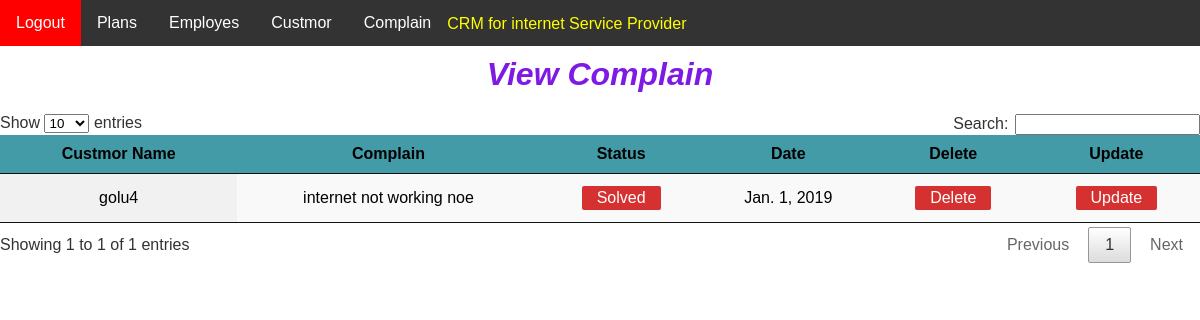
The page /auth/complainview/ (signed in) on the database its author committed.
### desh/models.py (models this page shows, shortened)
class Compalin(models.Model):
	custmor= models.ForeignKey(Custmor, on_delete=models.CASCADE,related_name='users')
	description=models.CharField(max_length=500)
	date=models.DateField()
	status=models.CharField(max_length=20,choices=status,default=status[1][0])

class Custmor(models.Model):
	name=models.CharField(max_length=50)
	contact=models.CharField(max_length=50)
	email=models.EmailField()
	age=models.IntegerField()
	region=models.CharField(max_length=10, choices=region)
	gander=models.CharField(max_length=10, choices=choise)
	business=models.CharField(max_length=10, choices=business)
	plan= models.ForeignKey(Plans, on_delete=models.CASCADE,related_name='plan')
	def __str__(self):
		return ( self.name +str(self.id))

### desh/views.py (the view)
# urls.py: path('complainview/',ComplainView.as_view(),name='complainview'),
class ComplainView(LoginRequiredMixin,ListView):
	model=Compalin
	template_name='complainview.html'
	context_object_name = 'object'

### template/complainview.html (shortened to what this page needs)
{% extends 'base.html' %}
{% load staticfiles %}
{% block content %}
<h1>View Complain</h1>
<table id="myTable" style="{width: 600px; margin-top: 300px;}" class="display">
    <thead>
    <tr>
    <th>Custmor Name</th>
    <th>Complain</th>
    <th>Status</th>
    <th>Date</th>
    <th>Delete</th>
    <th>Update</th>
    </tr>
    </thead>
    <tbody>
         {% for x in object %}
  <tr class="tablecenter">
    <td style="{text-align: center;}">{{x.custmor}}</td>
    <td style="{text-align: center;}">{{x.description}}</td>
    <td style="{text-align: center;}"><a class='a1' href="{% url 'complainupdatestatus' x.id %}">{{x.status}}</td>
    <td style="{text-align: center;}">{{x.date}}</td>
    <td><a class='a1' href="{% url 'complaindelete' x.id %}">Delete </a></td>
    <td><a class='a1' href="{% url 'complainupdate' x.id %}">Update </a></td>
  </tr>
  {% endfor %}
</tbody>
</table>
    <link rel="stylesheet" type="text/css" href="{% static 'my.css' %}">
{% endblock %}

### static/my.css (style rules this page uses)
.a1:link { background-color: #d63131; border: none; color: white; text-align: center; text-decoration: none; display: inline-block; font-size: 16px; margin: 4px 2px; cursor: pointer; padding: 3px 15px; border-radius: 2px; }
.tablecenter { text-align: center; }
h1 { margin-top: 10px; color: RGB(127, 26, 229); font-style: italic; text-align: center; }
table.dataTable { margin-top: 200px; width: 100%; clear: both; border-collapse: separate; border-spacing: 0 }
table.dataTable thead th, table.dataTable tfoot th { font-weight: bold }
table.dataTable thead { background-color: #439ba8; }
table.dataTable thead th, table.dataTable thead td { padding: 10px 18px; border-bottom: 1px solid #111 }
table.dataTable thead .sorting, table.dataTable thead .sorting_asc, table.dataTable thead .sorting_desc, table.dataTable thead .sorting_asc_disabled, table.dataTable thead .sorting_desc_disabled { cursor: pointer; *cursor: hand; background-repeat: no-repeat; background-position: center right }
table.dataTable thead .sorting { background-image: url("../images/sort_both.png") }
table.dataTable thead .sorting_asc { background-image: url("../images/sort_asc.png") }
table.dataTable tbody tr { background-color: #ffffff }
table.dataTable tbody th, table.dataTable tbody td { padding: 8px 10px }
table.dataTable.row-border tbody th, table.dataTable.row-border tbody td, table.dataTable.display tbody th, table.dataTable.display tbody td { border-top: 1px solid #ddd }
table.dataTable.row-border tbody tr:first-child th, table.dataTable.row-border tbody tr:first-child td, table.dataTable.display tbody tr:first-child th, table.dataTable.display tbody tr:first-child td { border-top: none }
table.dataTable.stripe tbody tr.odd, table.dataTable.display tbody tr.odd { background-color: #f9f9f9 }
table.dataTable.order-column tbody tr>.sorting_1, table.dataTable.order-column tbody tr>.sorting_2, table.dataTable.order-column tbody tr>.sorting_3, table.dataTable.display tbody tr>.sorting_1, table.dataTable.display tbody tr>.sorting_2, table.dataTable.display tbody tr>.sorting_3 { background-color: #fafafa }
table.dataTable.display tbody tr.odd>.sorting_1, table.dataTable.order-column.stripe tbody tr.odd>.sorting_1 { background-color: #f1f1f1 }
table.dataTable.no-footer { border-bottom: 1px solid #111 }
table.dataTable, table.dataTable th, table.dataTable td { box-sizing: content-box }

### template/base.html (style rules this page uses)
body { font-family: Arial, Helvetica, sans-serif; padding: 0px; margin: 0px; }

### rows shown on the page
Compalin: custmor "golu4", description "internet not working noe", status "Solved", date "Jan. 1, 2019"
